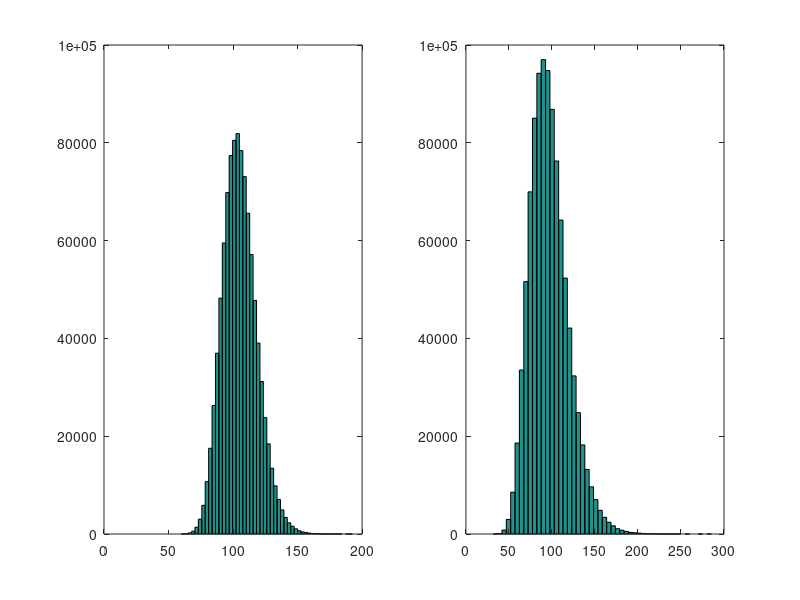
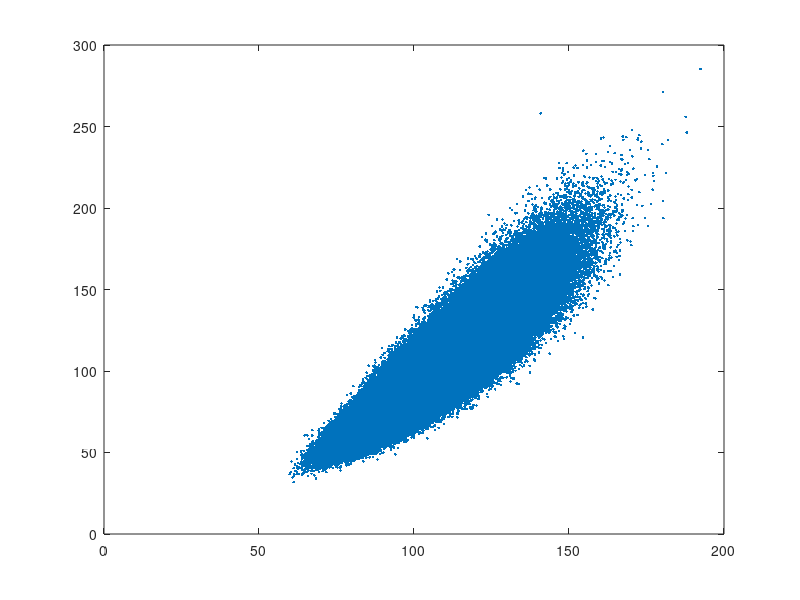
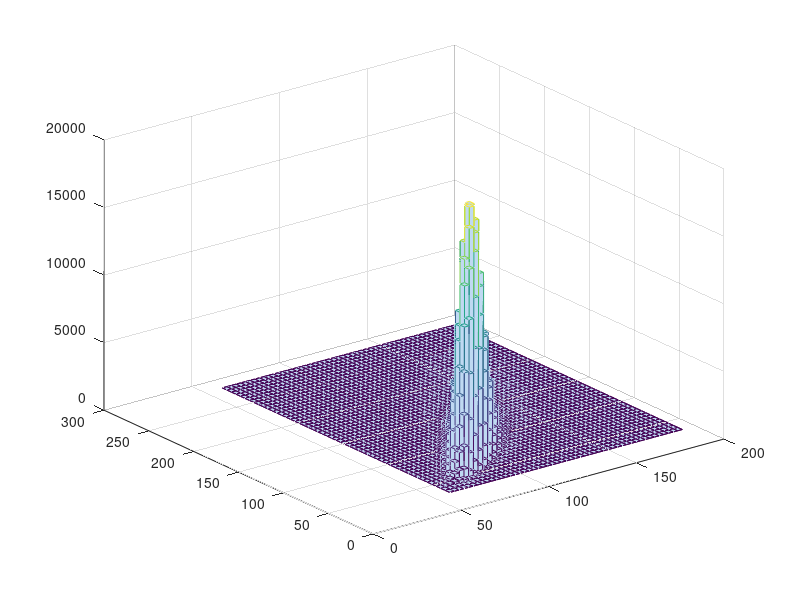

The MATLAB source for these figures, in order:
clear 
clc 
rng(0)

s01 = 100; 
s02 = 90; 
mu1 = 0.2; 
mu2 = 0.3;
sigma1 = 0.25; 
sigma2 = 0.45; 
p = 0.9; 
t = 0.25; 

Z = randn(2,1000000);
smatrix = [1 p; p 1]; 
L = chol(smatrix,'lower'); 
%To note that the convention in the notes is to use a lower triangular
%matrix 

X = L*Z; 

S = zeros(size(X)); 
S(1,:) = s01.*exp((mu1 - 0.5.*sigma1.^2).*t + sigma1.*sqrt(t).*X(1,:));
S(2,:) = s02.*exp((mu2 - 0.5.*sigma2.^2).*t + sigma2.*sqrt(t).*X(2,:));

figure(1) 
subplot(1,2,1) 
hist(S(1,:), 50) 
subplot(1,2,2)
hist(S(2,:), 50) 

figure(2) 
plot(S(1,:),S(2,:),'.')

figure(3)
hist3(S',[50 50])

%Sample mean and variance 
m1 = mean(S(1,:)); 
m2 = mean(S(2,:)); 
v1 = var(S(1,:)); 
v2 = var(S(2,:));

%theorectical mean and variance 
mt1 = s01*exp(mu1*t); 
mt2 = s02*exp(mu2*t); 
vt1 = (mt1^2)*(exp(sigma1^2*t)-1); 
vt2 = (mt2^2)*(exp(sigma2^2*t)-1); 



